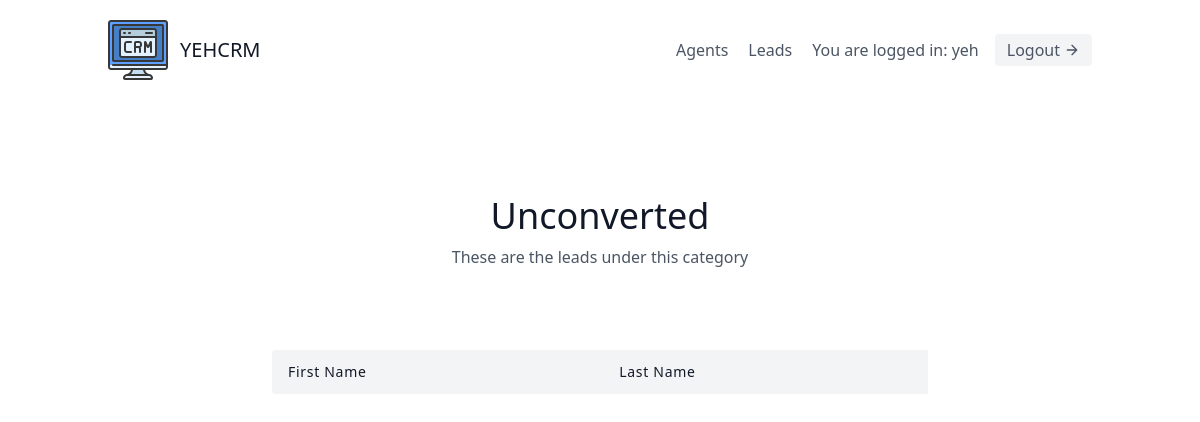
The page /leads/categories/3 (signed in) on the database as committed earlier.
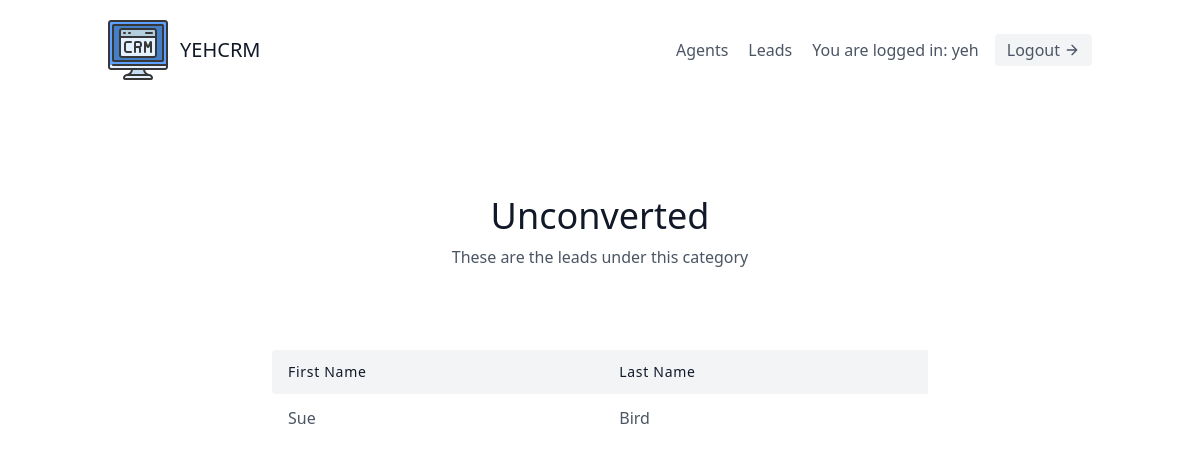
The same page on the database as committed later.
### leads/models.py (models this page shows, shortened)
class Lead(models.Model):
    first_name = models.CharField(max_length=20)
    last_name = models.CharField(max_length=20)
    age = models.IntegerField(default=0)
    organization = models.ForeignKey(UserProfile,on_delete=models.CASCADE)
    agent = models.ForeignKey("Agent",related_name='leads',null=True,blank=True,on_delete = models.SET_NULL)
    category = models.ForeignKey("Category",related_name='leads',null=True,blank=True,on_delete = models.SET_NULL)
    description = models.TextField()
    date_added = models.DateTimeField(auto_now_add=True)
    phone_number = models.CharField(max_length=20)
    email = models.EmailField()

### leads/views.py (the view)
# urls.py: path('categories/<int:pk>',CategoryDetailView.as_view(),name='category-detail')
class CategoryDetailView(LoginRequiredMixin,DetailView):
    template_name = 'leads/category_detail.html'
    context_object_name = 'category'
    def get_queryset(self):
        user = self.request.user
        if user.is_organizor:
            queryset = Category.objects.filter(
                organization = user.userprofile
            )
        else:
            queryset = Category.objects.filter(
                organization = user.agent.organization
            )
        return queryset

### leads/templates/leads/category_detail.html
{% extends "base.html" %}
{% block content %}
<section class="text-gray-600 body-font">
  <div class="container px-5 py-24 mx-auto">
    <div class="flex flex-col text-center w-full mb-20">
      <h1 class="sm:text-4xl text-3xl font-medium title-font mb-2 text-gray-900">
        {{ category.name }}
    </h1>
      <p class="lg:w-2/3 mx-auto leading-relaxed text-base">
        These are the leads under this category
      </p>
    </div>
    <div class="lg:w-2/3 w-full mx-auto overflow-auto">
      <table class="table-auto w-full text-left whitespace-no-wrap">
        <thead>
          <tr>
            <th class="px-4 py-3 title-font tracking-wider font-medium text-gray-900 text-sm bg-gray-100 rounded-tl rounded-bl">
                First Name
            </th>
            <th class="px-4 py-3 title-font tracking-wider font-medium text-gray-900 text-sm bg-gray-100">
                Last Name
            </th>
          </tr>
        </thead>
        <tbody>
            {% for lead in category.leads.all %}
            <tr>
                <td class="px-4 py-3"><a class="hover:text-blue-500"href="{% url 'leads:lead-detail' lead.pk%}">{{ lead.first_name }}</a></td>
                <td class="px-4 py-3">{{ lead.last_name }}</td>
            </tr>
            {% endfor %}
        </tbody>
      </table>
    </div>
  </div>
</section>
{% endblock content %}

Rows that differ between the two databases and show on the page:
now on this page (row edited): Lead: first_name "Sue", last_name "Bird"
